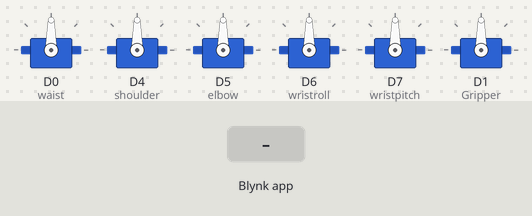
A sketch run on a simulated ESP8266 (NodeMCU). On the bench: 6 × servo. The inputs (shaded band) are chosen by the test bench. WiFi joins after 1.5 s; servers stay silent unless stated.

Above: at 3.0 s.
3.1 s: Blynk app writes 1 to V0
At 4.3 s:
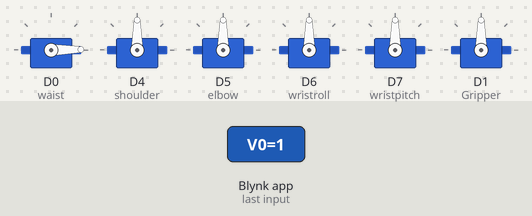
4.6 s: Blynk app writes 200 to V0
At 5.5 s:
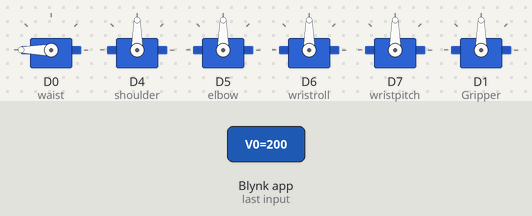
6.1 s: Blynk app writes 1 to V1
At 6.7 s:
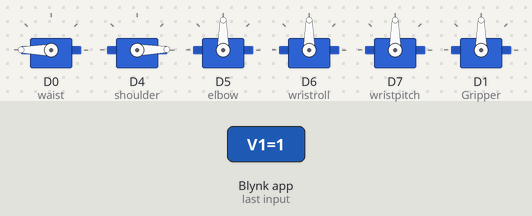
7.6 s: Blynk app writes 0 to V0
At 8.8 s:
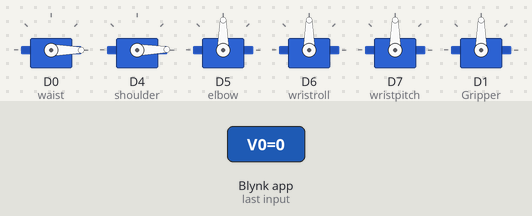
9.1 s: Blynk app writes 200 to V1
At 10.1 s:
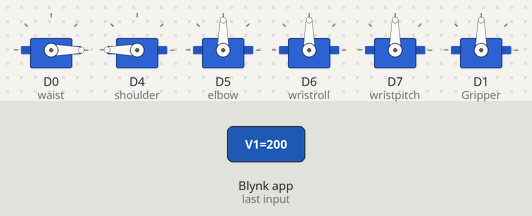
10.6 s: Blynk app writes 1 to V2
At 11.3 s:
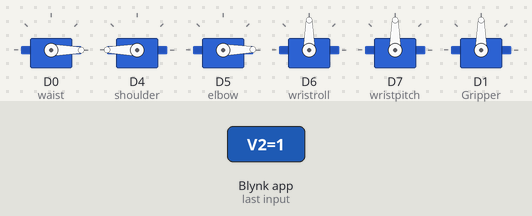
Timing chart, 0 to 13.1 s (numbered marks = the images above; inputs shaded):
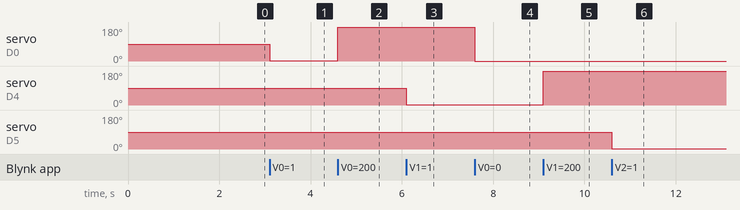

The sketch:

arm.ino
```cpp
#define BLYNK_PRINT Serial
#include <ESP8266WiFi.h>
#include <BlynkSimpleEsp8266.h>
#include <Servo.h>

// You should get Auth Token in the Blynk App.
// Go to the Project Settings (gear icon).

char auth[] = "Paste your Auth Token Here";

// Your WiFi credentials.
// Set password to "" for open networks.

char ssid[] = "Wifi SSID"; //Enter your Wifi User Name
char pass[] = "Wifi password"; //Enter your Wifi Password


Servo waist;
Servo shoulder;
Servo elbow;

Servo wristroll;
Servo wristpitch;
Servo Gripper;


//V0,V1..are virtual pins
BLYNK_WRITE(V0)
{
  waist.write(param.asInt());//param.asInt is a function of blynk library which returns integer parameter from the blynk app.
}

BLYNK_WRITE(V1)
{
  shoulder.write(param.asInt());
}

BLYNK_WRITE(V2)
{
  elbow.write(param.asInt());
}

BLYNK_WRITE(V3)
{
  wristroll.write(param.asInt());
}


BLYNK_WRITE(V4)
{
  wristpitch.write(param.asInt());
}


BLYNK_WRITE(V5)
{
  Gripper.write(param.asInt());
}


void setup()
{
  // Debug console
  Serial.begin(9600);

  Blynk.begin(auth, ssid, pass);

  // You can also specify server:
  //Blynk.begin(auth, ssid, pass, "blynk-cloud.com", 80);
  //Blynk.begin(auth, ssid, pass, IPAddress(192,168,1,100), 8080);

  waist.attach(D0);
  shoulder.attach(D4);
  elbow.attach(D5);

  wristroll.attach(D6);
  wristpitch.attach(D7);
  Gripper.attach(D1);
}

void loop()
{
  Blynk.run();
}
```

Measured:
- after the input at 3.1 s, servo on D0 (waist): 90° → 1° at once
- after the input at 4.6 s, servo on D0 (waist): 1° → 180° at once
- after the input at 6.1 s, servo on D4 (shoulder): 90° → 1° at once
- after the input at 7.6 s, servo on D0 (waist): 180° → 0° at once
- after the input at 9.1 s, servo on D4 (shoulder): 1° → 180° at once
- after the input at 10.6 s, servo on D5 (elbow): 90° → 1° at once
